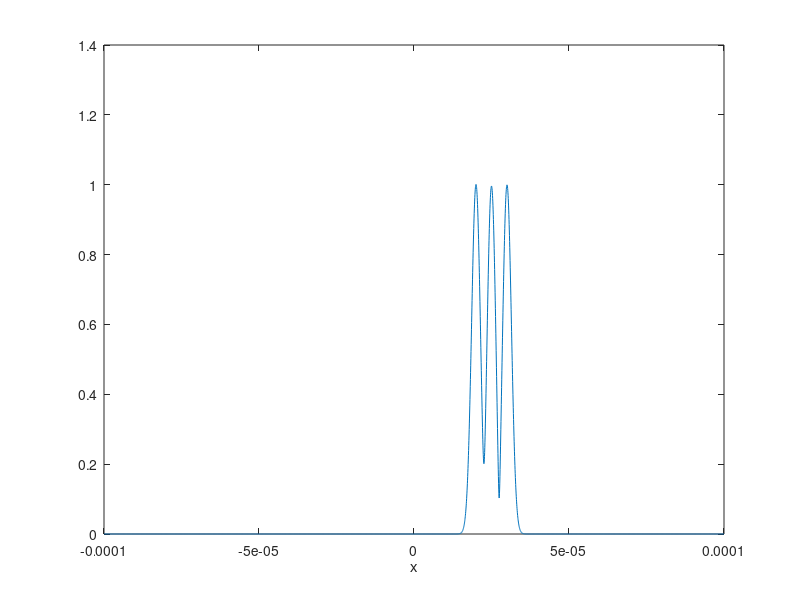

MATLAB code to generate this figure: (Note: this script raises an error after producing the figure.)
%% Design and test an arbitrary beam generation
% This script allows to generate a multiple of super Gaussians focussed
% onto defined target location. Since the tilt angle need to be constant
% (limitation of fabrication) it finds the average phi from multiple spots.
% NB: Since the bandwidth for tilt angle is quite narrow, we may need to
% put the spots as close as possible or focus at a larger distance.
%
% After generating the required grating period and dng, it will put it into
% comsol to test.

% Indices [1]
n_air   = 1;
n_clad  = 1.4555;
n_core  = 1.4608;
n_eff   = 1.4635;
dn_g    = 5e-3;

% Heights of the layers [m]
h_clad  = 15e-6;
h_core  = 5e-6;

% Parameters of the Gaussians
% Positions of the Gaussian addressing [m]
d       = 100e-6;
r_xs    = [-5e-6, 0, 5e-6] + 25e-6;
% Common features of the Gaussians
w       = 2e-6;
n       = 1;
lambda  = 780e-9;
outP    = 0.2;

% wavenumbers
k0      = 2*pi*n_air/lambda;
k_clad  = 2*pi*n_clad/lambda;
k_core  = 2*pi*n_core/lambda;

%% Define beam in target plane
% tilt angle of Gaussians (0 rad = vertical)
phis    = atan(r_xs./d);

% Calculate theta for the grating design
theta = .5*(mean(phis) + pi/2);

% defining the range for the grating where .mph file as grating length of
% 100 um, so  x_max - x_min need to be larger.
x_min   = -100e-6;
x_max   = 100e-6;
x       = linspace(x_min, x_max, 2^12)';
x_ori   = x;

%% Arbitrary field on target location
gaussian_air = @(x, phi, x_tar, w_0, n) ...
    exp(-1i * k0 * (  sin(phi)*x  )) .* exp(-( (x-x_tar)/w_0 ).^( 2*n ));

num_add     = length(r_xs);
x_tar       = r_xs;

Ez_ori  = 0;
for ii = 1:num_add
    Ez_ori = Ez_ori + gaussian_air(x, phis(ii), x_tar(ii), w, n);
end

Ek_tar  = fftshift( fft( fftshift(Ez_ori) ) );
%% Checking the multi-addressing Gaussians
figure(1); clf;
plot(x, abs(Ez_ori))
xlabel('x')
for ite = 1:length(x_tar)
    xline(x_tar(ite));
end
ylim([0 1.1])
ylabel('|E|')
title('Field on target')

%% Propagation onto the grating plane
k       = linspace(-pi, pi, length(x) )'./(x(1) - x(2));
ky_air  = real( sqrt(k0^2 - k.^2) );
ky_clad = real( sqrt(k_clad^2 - k.^2) );
ky_core = real( sqrt(k_core^2 - k.^2) );

phase_air   = asin(k/(n_air*k0));
phase_clad  = asin(k/(n_clad*k0));
phase_core  = asin(k/(n_core*k0));

Ek_grat = exp(-1i*ky_air*-d).*Ek_tar;
Ek_grat = apply_Fresnel(Ek_grat, phase_air, phase_clad, n_air, n_clad, 's');
Ek_grat = exp(-1i*ky_clad*-h_clad).*Ek_grat;
Ek_grat = apply_Fresnel(Ek_grat, phase_clad, phase_core, n_clad, n_core, 's');
Ek_grat = exp(-1i*ky_core*-h_core/2).*Ek_grat;

Ez_grat  = fftshift(  ifft( fftshift(Ek_grat) )  );

figure(2); clf;
plot(x, abs(Ez_grat))
xline(-50e-6)
xline(50e-6)
xlabel('x')
ylabel('|E|')
title('Field on grating')

%% Parameters for grating
% Remove phase from the tilt
% psi     = asin(n_clad*asin(phi/n_clad)/n_core);
Ez_grat = exp(1i*k_clad*sin(mean(phis))*x) .* Ez_grat;

Pz_amp  = abs(Ez_grat).^2;
phase   = unwrap(angle(Ez_grat)); %add 'unwrap' for smoother interpolation!

% computing dng_amp depends on pump depletion
F       = griddedInterpolant(x, Pz_amp, 'spline');
fun     = @(x) F(x);
C       = 1/integral(fun, x_min, x_max);

denu    = zeros(size(x));

for i = 1:length(x)
    denu(i) = 1 - outP * C * integral(fun, -100e-6, x(i));
end

dng_amp = sqrt(outP * C * fun(x) ./ denu);

%%
figure(3); clf;
plot(x, phase)
xlabel('x')
ylabel('phase')
title('desired phase on the grating')
xline(-50e-6)
xline(50e-6)

figure(4); clf;
plot(x, dng_amp)
xlabel('x')
ylabel('grating strength')
title('desired grating strength')
xline(-50e-6)
xline(50e-6)

save('phase.mat',       'x',  'phase');
save('dng_amp.mat',     'x',  'dng_amp');

%% Run Comsol
model = mphload('grating_design_arbitrary_v5.3.mph');
model.param('par2').set('phi', [num2str(90 + mean(phis)*180/pi), ' [deg]']);
model.study('std1').run

% Dimensions
H       = mphglobal(model, 'H');
L       = mphglobal(model, 'L');
L_g     = mphglobal(model, 'L_g');

lam     = mphglobal(model, 'lambda0');
n_clad  = mphglobal(model, 'n_cl');
dn      = mphglobal(model, 'dn');

x       = linspace(-.5*L, .5*L, 5000);
xx      = [x; (.5*H - 3)*ones(size(x))];
Ez      = mphinterp(model, 'ewfd.Ez',     'coord', xx);

% picture of waveguide
x0       = linspace(-.5*L, .5*L, 2000);
y0       = linspace(-.5*H, .5*H, 2000);
[x1, y1] = meshgrid(x0, y0);
xx       = [x1(:), y1(:)]';
Ez_wg    = mphinterp(model, 'ewfd.Ez',     'coord', xx);
Ez_wg    = reshape(Ez_wg, length(x0), length(y0));

% the efficiency parameters
xx      = [x; zeros(size(x))];
dng_amp = mphinterp(model, 'dng_amp',     'coord', xx);
max_dng = max(dng_amp);

y       = linspace(-.5*H, .5*H, 5000);
yy      = [-.5*L*ones(size(y)); y];
Px      = mphinterp(model, 'ewfd.Poavx',  'coord', yy);
p0      = trapz(y, Px);

yy      = [.5*L*ones(size(y)); y];
Px      = mphinterp(model, 'ewfd.Poavx',  'coord', yy);
p1      = trapz(y, Px);

pow_out = p1/p0;

%%
figure(5); clf;
plot(x, abs(Ez));
xline(-L_g/2)
xline(L_g/2)
xlabel('x')
ylabel('|E|')
title('Field on measurement line')

% save([  'data/grating_design',                                  ...
%         '_dimensions_',         num2str(H), 'x', num2str(L),    ...
%         '_grat_length_',        num2str(L_g),                   ...
%         '_lambda_',             num2str(lam),                   ...
%         '_n_clad_',             num2str(n_clad),                ...
%         '_dn_',                 num2str(dn),                    ...
%         '_target_dist_',        num2str(d*1e6),                 ...
%         '_target_x1_',          num2str(r_1(1)*1e6),            ...
%         '_target_x2_',          num2str(r_2(1)*1e6),            ...
%         '_target_waist_',       num2str(w*1e6),                 ...
%         '_gausssian_order_',    num2str(n),                     ...
%         '_power_ratio_',        num2str(outP),                  ...
%         '.mat'],    'x', 'x_ori', 'Ez', 'Ez_ori', 'pow_out', 'max_dng', ...
%                     'x0', 'y0', 'Ez_wg');
